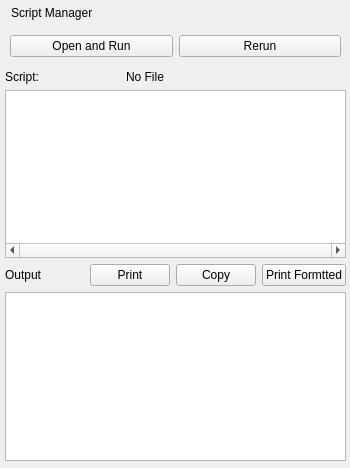
<?xml version="1.0" encoding="UTF-8"?>
<ui version="4.0">
 <class>Form</class>
 <widget class="QWidget" name="Form">
  <property name="geometry">
   <rect>
    <x>0</x>
    <y>0</y>
    <width>350</width>
    <height>468</height>
   </rect>
  </property>
  <property name="windowTitle">
   <string>Form</string>
  </property>
  <widget class="QLabel" name="label">
   <property name="geometry">
    <rect>
     <x>11</x>
     <y>5</y>
     <width>95</width>
     <height>16</height>
    </rect>
   </property>
   <property name="text">
    <string>Script Manager</string>
   </property>
  </widget>
  <widget class="QWidget" name="">
   <property name="geometry">
    <rect>
     <x>10</x>
     <y>30</y>
     <width>331</width>
     <height>32</height>
    </rect>
   </property>
   <layout class="QHBoxLayout" name="horizontalLayout">
    <item>
     <widget class="QPushButton" name="PSPReversal_ScriptFile_Btn">
      <property name="text">
       <string>Open and Run</string>
      </property>
     </widget>
    </item>
    <item>
     <widget class="QPushButton" name="PSPReversal_ScriptRerun_Btn">
      <property name="text">
       <string>Rerun</string>
      </property>
     </widget>
    </item>
   </layout>
  </widget>
  <widget class="QWidget" name="">
   <property name="geometry">
    <rect>
     <x>5</x>
     <y>70</y>
     <width>341</width>
     <height>391</height>
    </rect>
   </property>
   <layout class="QVBoxLayout" name="verticalLayout">
    <item>
     <layout class="QHBoxLayout" name="horizontalLayout_2">
      <item>
       <widget class="QLabel" name="label_3">
        <property name="text">
         <string>Script:</string>
        </property>
       </widget>
      </item>
      <item>
       <widget class="QLabel" name="PSPReversal_ScriptFile">
        <property name="sizePolicy">
         <sizepolicy hsizetype="Preferred" vsizetype="Preferred">
          <horstretch>0</horstretch>
          <verstretch>0</verstretch>
         </sizepolicy>
        </property>
        <property name="minimumSize">
         <size>
          <width>220</width>
          <height>0</height>
         </size>
        </property>
        <property name="text">
         <string>No File</string>
        </property>
       </widget>
      </item>
     </layout>
    </item>
    <item>
     <widget class="QPlainTextEdit" name="PSPReversal_Script_TextEdit">
      <property name="font">
       <font>
        <kerning>false</kerning>
       </font>
      </property>
      <property name="horizontalScrollBarPolicy">
       <enum>Qt::ScrollBarAlwaysOn</enum>
      </property>
      <property name="lineWrapMode">
       <enum>QPlainTextEdit::NoWrap</enum>
      </property>
     </widget>
    </item>
    <item>
     <layout class="QHBoxLayout" name="horizontalLayout_3">
      <item>
       <widget class="QLabel" name="label_4">
        <property name="text">
         <string>Output</string>
        </property>
       </widget>
      </item>
      <item>
       <widget class="QPushButton" name="PSPReversal_ScriptPrint_Btn">
        <property name="text">
         <string>Print</string>
        </property>
       </widget>
      </item>
      <item>
       <widget class="QPushButton" name="PSPReversal_ScriptCopy_Btn">
        <property name="text">
         <string>Copy</string>
        </property>
       </widget>
      </item>
      <item>
       <widget class="QPushButton" name="PSPReversal_ScriptFormatted_Btn">
        <property name="text">
         <string>Print Formtted</string>
        </property>
       </widget>
      </item>
     </layout>
    </item>
    <item>
     <widget class="QPlainTextEdit" name="PSPReversal_ScriptResults_text"/>
    </item>
   </layout>
  </widget>
 </widget>
 <resources/>
 <connections/>
</ui>
